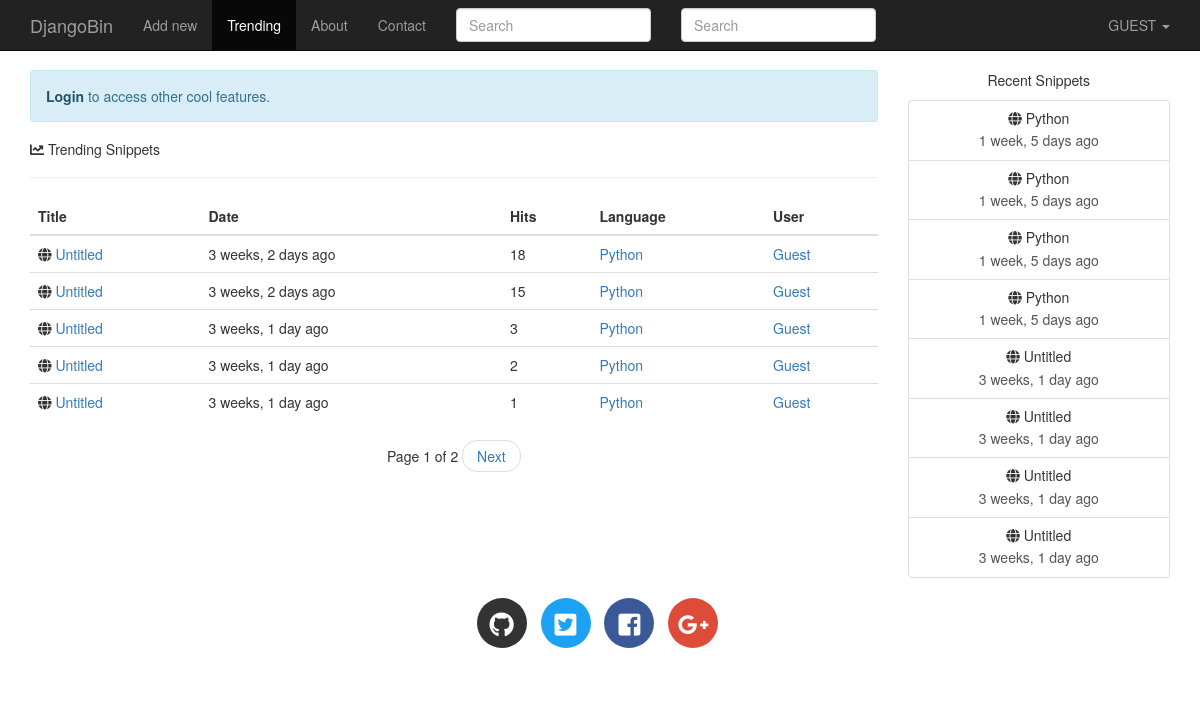
The page /trending/ on the database its author committed.
### djangobin/models.py (models this page shows, shortened)
class Snippet(models.Model):
    title = models.CharField(max_length=200, blank=True)
    original_code = models.TextField()
    highlighted_code = models.TextField(blank=True, help_text="Read only field. Will contain the"
                                    " syntax-highlited version of the original code.")
    expiration = models.CharField(max_length=10, choices=Pref.expiration_choices)
    exposure = models.CharField(max_length=10, choices=Pref.exposure_choices)
    hits = models.IntegerField(default=0, help_text='Read only field. '
                                                    'Will be updated after every visit to snippet.')
    slug = models.SlugField(help_text='Read only field. Will be filled automatically.')
    created_on = models.DateTimeField(auto_now_add=True)
    language = models.ForeignKey(Language, on_delete=models.CASCADE)
    user = models.ForeignKey(User, on_delete=models.CASCADE)
    tags = models.ManyToManyField(Tag, blank=True)
    class Meta:
        ordering = ['-created_on']
    def get_absolute_url(self):
        return reverse('djangobin:snippet_detail', args=[self.slug])

class Language(models.Model):
    name = models.CharField(max_length=100)
    lang_code = models.CharField(max_length=100, unique=True, verbose_name='Language Code')
    slug = models.SlugField(max_length=100, unique=True)
    mime = models.CharField(max_length=100, help_text='MIME to use when sending snippets as file')
    file_extension  = models.CharField(max_length=10)
    created_on = models.DateTimeField(auto_now_add=True)
    updated_on = models.DateTimeField(auto_now=True)
    def __str__(self):
        return self.name

### djangobin/views.py (the view)
# urls.py: url(r'^trending/$', views.trending_snippets, name='trending_snippets'),
def trending_snippets(request, language_slug=''):
    lang = None
    snippets = Snippet.objects
    if language_slug:
        snippets = snippets.filter(language__slug=language_slug)
        lang = get_object_or_404(Language, slug=language_slug)
    snippet_list = get_list_or_404(snippets.filter(exposure='public').order_by('-hits'))
    snippets = paginate_result(request, snippet_list, 5)
    return render(request, 'djangobin/trending.html', {'snippets': snippets, 'lang': lang})

### djangobin/context_processors.py (called while the page is built)
def recent_snippets(request):
    return dict(recent_snippets=Snippet.objects.filter(exposure='public').order_by("-id")[:8])

### djangobin/utils.py (called while the page is built)
def paginate_result(request, object_list, item_per_page):
    paginator = Paginator(object_list, item_per_page)
    page = request.GET.get('page')
    try:
        results = paginator.page(page)
    except PageNotAnInteger:
        results = paginator.page(1)
    except EmptyPage:
        results = paginator.page(paginator.num_pages)
    return results

### templates/djangobin/trending.html (shortened to what this page needs)
{% extends 'djangobin/base.html' %}
{% load static %}
{% load humanize %}
{% block main %}
    <h5><i class="fas fa-chart-line"></i> Trending {{ lang.name }} Snippets</h5>
    <hr>
    <table class="table">
        <thead>
        <tr>
            <th>Title</th>
            <th>Date</th>
            <th>Hits</th>
            <th>Language</th>
            <th>User</th>
        </tr>
        </thead>
        <tbody>
        {% for snippet in snippets %}
            <tr>
                <td><i class="fas fa-globe"></i>
                    <a href="{{ snippet.get_absolute_url }}">{{ snippet.title }}</a>
                </td>
                <td title="{{ snippet.created_on }}">{{ snippet.created_on|naturaltime }}</td>
                <td>{{ snippet.hits }}</td>
                <td><a href="{% url 'djangobin:trending_snippets' snippet.language.slug  %}">{{ snippet.language }}</a></td>
                {% if not snippet.user.profile.private %}
                    <td><a href="{{ snippet.user.profile.get_absolute_url }}">{{ snippet.user.username|title }}</a></td>
                {% else %}
                    <td>-</td>
                {% endif %}
            </tr>
        {% empty %}
            <tr class="text-center">
                <td colspan="4">There are no snippets.</td>
            </tr>
        {% endfor %}
        </tbody>
    </table>
    {% if snippets.paginator.num_pages > 1 %}
        <nav aria-label="...">
            <ul class="pager">
                <li>Page {{ snippets.number }} of {{ snippets.paginator.num_pages }}</li>
                {% if snippets.has_next %}
                    <li><a href="?page={{ snippets.next_page_number }}">Next</a></li>
                {% endif %}
            </ul>
        </nav>
    {% endif %}
{% endblock %}

### templates/djangobin/base.html (shortened to what this page needs)
<!DOCTYPE html>
<html lang="en">
<head>
    {% load static %}
    {% load humanize %}
    <link rel="stylesheet" href="{% static 'djangobin/css/bootstrap.min.css' %}" >
    <link rel="stylesheet" href="{% static 'djangobin/css/bootstrap-select.min.css' %}" >
    <link href="https://use.fontawesome.com/releases/v5.0.7/css/all.css" rel="stylesheet">
    <link rel="stylesheet" href="{% static 'djangobin/css/main.css' %}">
    <link rel="stylesheet" href="{% static 'djangobin/css/default.css' %}">
</head>
<body>
<nav class="navbar navbar-default navbar-inverse navbar-fixed-top">
    <div class="container">
        <div class="navbar-header">
            <a class="navbar-brand" href="{% url 'djangobin:index' %}">DjangoBin</a>
        </div>
        <div class="collapse navbar-collapse" id="bs-example-navbar-collapse-1">
            <ul class="nav navbar-nav">
                <li {% if request.path == '/' %}class='active'{% endif %} >
                    <a href="{% url 'djangobin:index' %}">Add new</a>
                </li>
                <li {% if request.path == '/trending/' %}class='active'{% endif %}>
                    <a href="{% url 'djangobin:trending_snippets' %}">Trending<span class="sr-only">(current)</span></a>
                </li>
                <li {% if request.path == '/about/' %}class='active'{% endif %}>
                    <a href="">About</a>
                </li>
                <li {% if request.path == '/contact/' %}class='active'{% endif %}>
                    <a href="{% url 'djangobin:contact' %}">Contact</a>
                </li>
                <form action="{% url 'djangobin:search' %}" class="navbar-form navbar-left" method="get">
                <div class="form-group">
                    <input type="text" name="query" class="form-control"
                           placeholder="Search" value="{{ request.GET.query }}">
                </div>
                </form>
            </ul>
            <form action="" class="navbar-form navbar-left" method="get">
                <div class="form-group">
                    <input type="text" name="query" class="form-control" placeholder="Search" value="">
                </div>
            </form>
            <ul class="nav navbar-nav navbar-right">
                <li class="dropdown">
                    <a href="#" class="dropdown-toggle" data-toggle="dropdown" role="button"
                       aria-haspopup="true" aria-expanded="false">
                        {% if request.user.is_authenticated %}
                            {{ request.user.username|upper }}
                        {% else %}
                            GUEST
                        {% endif %}
                        <span class="caret"></span>
                    </a>
                </li>
            </ul>
        </div>
    </div>
</nav>
<div class="container">
    <div class="row">
        <div class="col-lg-9 col-md-9">
            {% if not request.user.is_authenticated and not request.path == '/login/'  %}
                <p class="alert alert-info">
                    <a href="{% url 'djangobin:login' %}?next={{ request.path }}" class="alert-link">Login</a> to access other cool features.
                </p>
            {% endif %}
            {% block main %}{% endblock %}
        </div>
     <div class="col-lg-3 col-md-3 text-center hidden-sm hidden-xs">
            <p>Recent Snippets</p>
            <div class="list-group">
                {% for recent_snippet in recent_snippets %}
                    <a href="{{ recent_snippet.get_absolute_url }}" class="list-group-item">
                        <h5 class="list-group-item-heading"><span class="fa fa-globe
"></span> {{ recent_snippet.title }}</h5>
                        <p class="list-group-item-text">{{ recent_snippet.created_on|naturaltime }}</p>
                    </a>
                {% endfor %}
            </div>
        </div>
<footer>
    <div class="social-icons">
        <div class="container text-center">
            <ul class="list-inline">
                <li class="list-inline-item social-github">
                    <a href="https://github.com/">
                        <i class="fab fa-github"></i>
                    </a>
                </li>
                <li class="list-inline-item social-twitter">
                    <a href="https://twitter.com/">
                        <i class="fab fa-twitter-square"></i>
                    </a>
                </li>
                <li class="list-inline-item social-facebook">
                    <a href="https://www.facebook.com/">
                        <i class="fab fa-facebook-square"></i>
                    </a>
                </li>
                <li class="list-inline-item social-google-plus">
                    <a href="https://plus.google.com/">
                        <i class="fab fa-google-plus-g"></i>
                    </a>
                </li>
            </ul>
        </div>
    </div>
</footer>
</body>
</html>

### static/djangobin/css/main.css (style rules this page uses)
body { padding-top: 70px; }
.social-icons { margin: 30px 0; }
footer .social-icons ul.list-inline li a { display: block; width: 50px; height: 50px; color: #fff; border-radius: 100%; font-size: 25px; line-height: 50px; }
footer .social-icons ul.list-inline li.social-github a { background-color: #333; transition: all .2s ease-in-out; }
footer .social-icons ul.list-inline li.social-twitter a { background-color: #1da1f2; transition: all .2s ease-in-out; }
footer .social-icons ul.list-inline li.social-facebook a { background-color: #3b5998; transition: all .2s ease-in-out; }
footer .social-icons ul.list-inline li.social-google-plus a { background-color: #dd4b39; transition: all .2s ease-in-out; }

### rows shown on the page
Snippet: title "Untitled", created_on "3 weeks, 2 days ago", hits "18", language "Python", user.username "Guest"
Snippet: title "Untitled", created_on "3 weeks, 2 days ago", hits "15", language "Python", user.username "Guest"
Snippet: title "Untitled", created_on "3 weeks, 1 day ago", hits "3", language "Python", user.username "Guest"
Snippet: title "Untitled", created_on "3 weeks, 1 day ago", hits "2", language "Python", user.username "Guest"
Snippet: title "Untitled", created_on "3 weeks, 1 day ago", hits "1", language "Python", user.username "Guest"
Snippet: title "Python", created_on "1 week, 5 days ago"
Snippet: title "Python", created_on "1 week, 5 days ago"
Snippet: title "Python", created_on "1 week, 5 days ago"
Snippet: title "Python", created_on "1 week, 5 days ago"
Snippet: title "Untitled", created_on "3 weeks, 1 day ago"

### other values the page prints
{{ snippets.number }} "1"
{{ snippets.paginator.num_pages }} "2"
